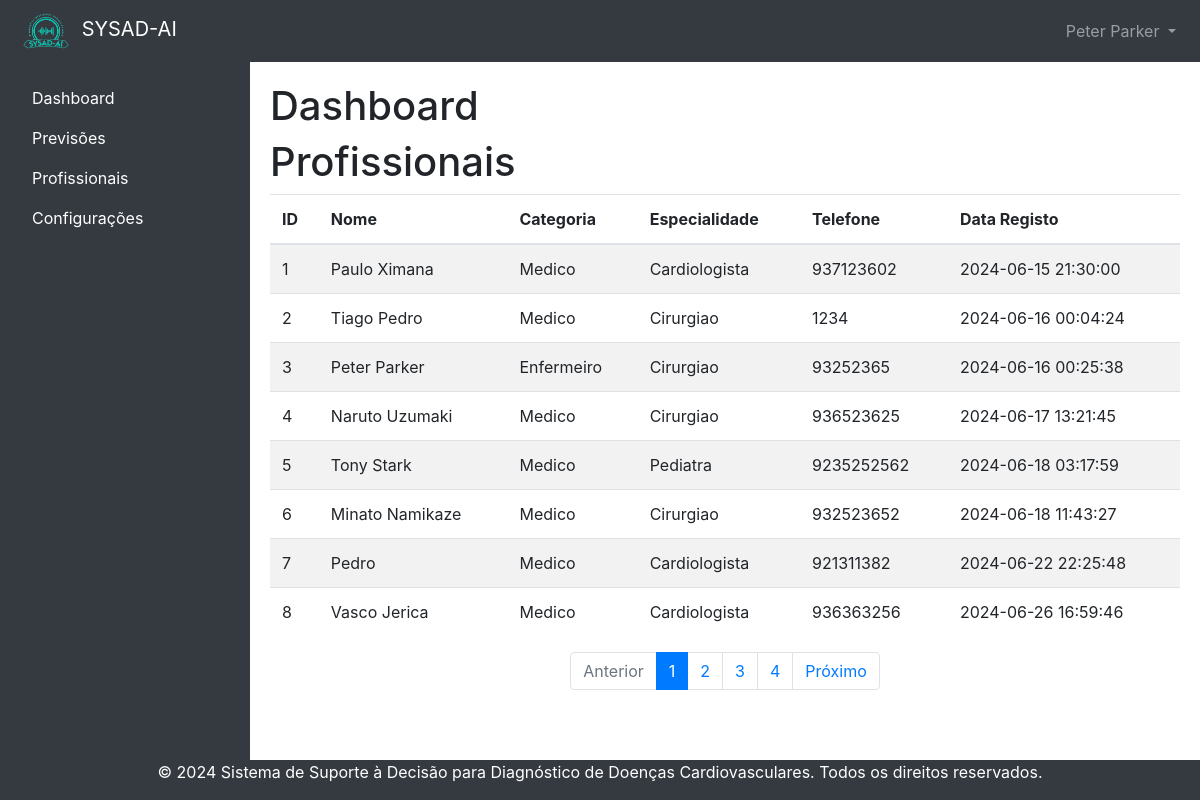
Screenshot of /listarProfissional (signed in) with the database file from the repository.
### tables this page shows
CREATE TABLE profissional (
            id INTEGER PRIMARY KEY AUTOINCREMENT,
            id_usuario INTEGER,
            nome TEXT NOT NULL,
            categoria TEXT NOT NULL,
            especialidade TEXT NOT NULL,
            telefone TEXT,
            data_registo DATETIME DEFAULT CURRENT_TIMESTAMP,
            FOREIGN KEY (id_usuario) REFERENCES usuario(id)
        );

### app.py (the view)
@app.route('/listarProfissional')
def listarProfissional():
    page = request.args.get('page', 1, type=int)
    per_page = 10
    offset = (page - 1) * per_page
    db = get_db()
    cursor = db.cursor()
    profissionais = cursor.execute('''
        SELECT *
        FROM profissional
        LIMIT ? OFFSET ?''', (per_page, offset)).fetchall()
    total_profissionais = cursor.execute('SELECT COUNT(*) FROM previsao').fetchone()[0]
    cursor.close()
    total_pages = (total_profissionais + per_page - 1) // per_page
    return render_template('dashboard/profissionalAdmin.html', profissionais=profissionais, page=page, total_pages=total_pages)

### app.py (called while the page is built)
def get_db():
    conn = sqlite3.connect(DATABASE)
    conn.row_factory = sqlite3.Row
    return conn

### templates/dashboard/profissionalAdmin.html
{% extends "dashboard/baseAdmin.html" %}
{% block content %}
<h1>Dashboard</h1>
<h1>Profissionais</h1>
<div class="table-responsive">
        <table class="table table-striped">
            <thead>
                <tr>
                    <th>ID</th>
                    <th>Nome</th>
                    <th>Categoria</th>
                    <th>Especialidade</th>
                    <th>Telefone</th>
                    <th>Data Registo</th>
                </tr>
            </thead>
            <tbody>
                {% for profissional in profissionais %}
                <tr>
                    <td>{{ profissional.id }}</td>
                    <td>{{ profissional.nome }}</td>
                    <td>{{ profissional.categoria }}</td>
                    <td>{{ profissional.especialidade }}</td>
                    <td>{{ profissional.telefone }}</td>
                    <td>{{ profissional.data_registo }}</td>
                </tr>
                {% endfor %}
            </tbody>
        </table>
        </div>
        <nav aria-label="Page navigation">
            <ul class="pagination justify-content-center">
                <li class="page-item {% if page == 1 %}disabled{% endif %}">
                    <a class="page-link" href="{{ url_for('listarPrevisoes', page=page-1) }}" tabindex="-1">Anterior</a>
                </li>
                {% for p in range(1, total_pages + 1) %}
                <li class="page-item {% if p == page %}active{% endif %}">
                    <a class="page-link" href="{{ url_for('listarPrevisoes', page=p) }}">{{ p }}</a>
                </li>
                {% endfor %}
                <li class="page-item {% if page == total_pages %}disabled{% endif %}">
                    <a class="page-link" href="{{ url_for('listarPrevisoes', page=page+1) }}">Próximo</a>
                </li>
            </ul>
        </nav>
{% endblock %}

### templates/dashboard/baseAdmin.html (shortened to what this page needs)
<!DOCTYPE html>
<html lang="en">
<head>
    <link rel="stylesheet" href="{{ url_for('static', filename='css/bootstrap.min.css') }}" >
    <link rel="stylesheet" href="{{ url_for('static', filename='css/font-awesome.min.css') }}" />
</head>
<body>
<nav class="navbar navbar-expand-lg navbar-dark bg-dark">
    <a class="navbar-brand" href="{{ url_for('dashboard') }}">
        <img src="{{ url_for('static', filename='img/logo.png') }}" style="width: 60px;" alt="Icon"> SYSAD-AI
    </a>
    <div class="collapse navbar-collapse" id="navbarNav">
        <ul class="navbar-nav ml-auto">
            <li class="nav-item dropdown">
                <a class="nav-link dropdown-toggle" href="#" id="userDropdown" role="button" data-toggle="dropdown" aria-haspopup="true" aria-expanded="false">
                    {{ session['nome'] }}
                </a>
            </li>
        </ul>
    </div>
</nav>
<div class="wrapper">
    <nav class="sidebar bg-dark text-white p-3">
        <ul class="nav flex-column">
            <li class="nav-item">
                <a class="nav-link text-white" href="{{ url_for('dashboard') }}">Dashboard</a>
            </li>
            <li class="nav-item">
                <a class="nav-link text-white" href="{{ url_for('listarPrevisoes') }}">Previsões</a>
            </li>
            <li class="nav-item">
                <a class="nav-link text-white" href="{{ url_for('listarProfissional') }}">Profissionais</a>
            </li>
            <li class="nav-item">
                <a class="nav-link text-white" href="#">Configurações</a>
            </li>
        </ul>
    </nav>
    <main class="main container-fluid">
            {% block content %}{% endblock %}
    </main>
</div>
<footer class="bg-dark text-white text-center  mt-auto">
    <p>&copy; 2024 Sistema de Suporte à Decisão para Diagnóstico de Doenças Cardiovasculares. Todos os direitos reservados.</p>
</footer>
</body>
</html>

### templates/dashboard/baseAdmin.html (style rules this page uses)
body { display: flex; min-height: 100vh; flex-direction: column; }
.wrapper { display: flex; flex: 1; }
.sidebar { width: 250px; flex-shrink: 0; }
.main { flex: 1; padding: 20px; }

### rows the page displays
profissional: nome "Peter Parker", id "3", categoria "Enfermeiro", especialidade "Cirurgiao", telefone "93252365", data_registo "2024-06-16 00:25:38"
profissional: id "1", nome "Paulo Ximana", categoria "Medico", especialidade "Cardiologista", telefone "937123602", data_registo "2024-06-15 21:30:00"
profissional: id "2", nome "Tiago Pedro", categoria "Medico", especialidade "Cirurgiao", telefone "1234", data_registo "2024-06-16 00:04:24"
profissional: id "4", nome "Naruto Uzumaki", categoria "Medico", especialidade "Cirurgiao", telefone "936523625", data_registo "2024-06-17 13:21:45"
profissional: id "5", nome "Tony Stark", categoria "Medico", especialidade "Pediatra", telefone "9235252562", data_registo "2024-06-18 03:17:59"
profissional: id "6", nome "Minato Namikaze", categoria "Medico", especialidade "Cirurgiao", telefone "932523652", data_registo "2024-06-18 11:43:27"
profissional: id "7", nome "Pedro", categoria "Medico", especialidade "Cardiologista", telefone "921311382", data_registo "2024-06-22 22:25:48"
profissional: id "8", nome "Vasco Jerica", categoria "Medico", especialidade "Cardiologista", telefone "936363256", data_registo "2024-06-26 16:59:46"

### other values shown
{{ p }} "1" "2" "3" "4"
